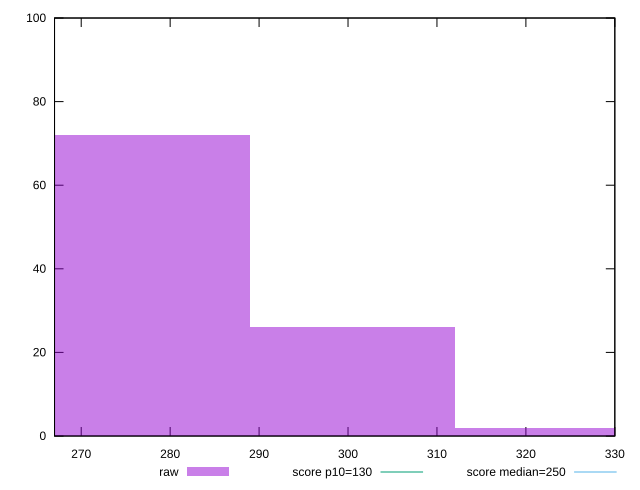

The script that saved this image:
reset

$raw <<EOF
300.50001409581773 26
277.3846283961395 72
323.61539979549605 2
EOF

set key outside below
set boxwidth 23.11538569967829
set xrange [267:329.9999999999982]
set yrange [0:100]
set trange [0:100]
set style fill transparent solid 0.5 noborder

set parametric
set terminal svg size 640, 490 enhanced background rgb 'white'
set output "report_00008_2021-01-22T20:58:29.167/max-potential-fid/samples/pages+cached+nointeractive/raw/histogram.svg"

plot $raw title "raw" with boxes, \
     130,t title "score p10=130", \
     250,t title "score median=250"

reset
